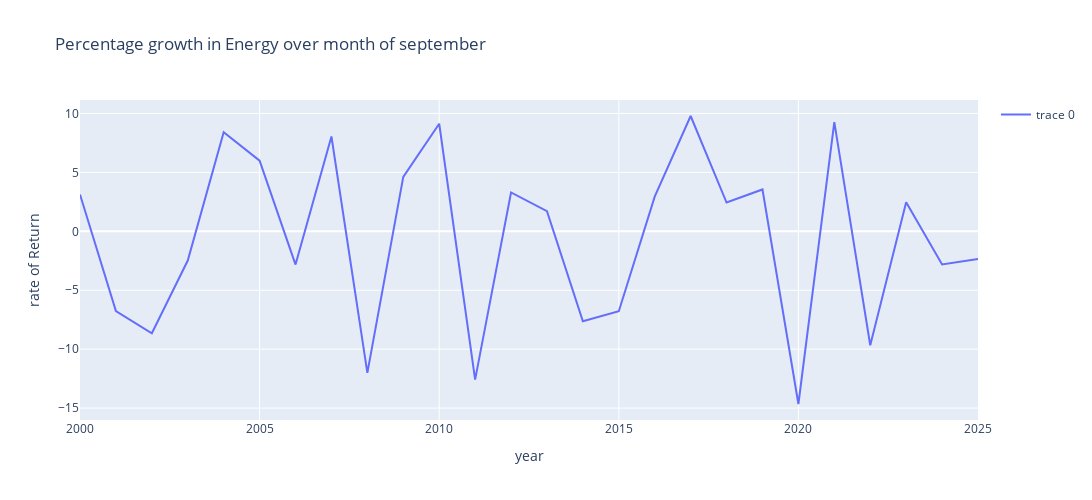

Notebook cell for this chart:
### Code cell
ret_energy = rate_of_return("sren_daily_historical-data-09-04-2025.csv", 'Energy')
print(ret_energy)

### Figure 1 — Plotly figure (JSON) as saved in the notebook; plotly's stock layout.template omitted (floating-point values rounded to 4 significant figures)
{"data": [{"mode": "lines", "type": "scatter", "x": [2000, 2001, 2002, 2003, 2004, 2005, 2006, 2007, 2008, 2009, 2010, 2011, 2012, 2013, 2014, 2015, 2016, 2017, 2018, 2019, 2020, 2021, 2022, 2023, 2024, 2025], "y": [3.126, -6.772, -8.651, -2.482, 8.409, 5.993, -2.825, 8.044, -12.01, 4.614, 9.125, -12.58, 3.296, 1.704, -7.629, -6.787, 2.945, 9.783, 2.439, 3.549, -14.65, 9.27, -9.669, 2.468, -2.809, -2.34]}], "layout": {"autosize": true, "height": 500, "minreducedheight": 100, "minreducedwidth": 250, "showlegend": true, "title": {"text": "Percentage growth in Energy over month of september "}, "width": 1200, "xaxis": {"title": {"text": "year"}}, "yaxis": {"title": {"text": "rate of Return"}}}}
